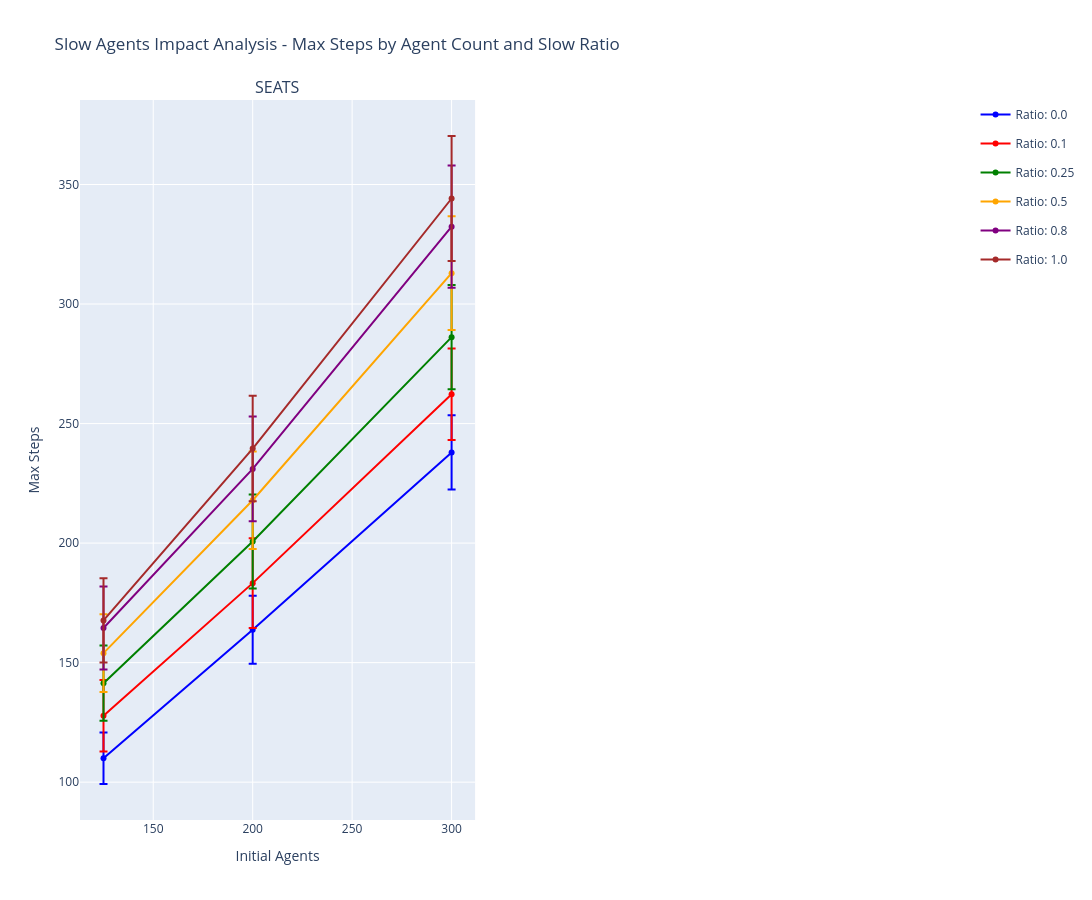

Source (notebook cell):
### Code cell
# Create subplots: one per scenario type with slow ratio comparison
num_scenarios_slow = len(scenario_types_slow)

# Calculate dimensions for subplots (2 columns, rows as needed)        # {
        #     "title": "Aggressive Agents Impact 2",
        #     "batch_params": {
        #         "width": CONFIG.width,
        #         "height": CONFIG.height,
        #         "initial_agents": [125, 200, 300],
        #         "track_last_steps": CONFIG.track_last_steps,
        #         "path_finding_algorithm": CONFIG.path_finding_algorithm,
        #         "differentiate_exits": CONFIG.differentiate_exits,
        #         "respawn_agents": CONFIG.respawn_agents,
        #         "polite_ratio": 1.0,
        #         "aggressive_ratio": [0.5, 0.8, 1.0],
        #         "slow_ratio": 0.0,
        #         "scenario_type": ["SEATS"],
        #         "n_exits": CONFIG.n_exits,
        #     }
        # },
        # {
        #     "title": "Slow Agents Impact 1",
        #     "batch_params": {
        #         "width": CONFIG.width,
        #         "height": CONFIG.height,
        #         "initial_agents": [125, 200, 300],
        #         "track_last_steps": CONFIG.track_last_steps,
        #         "path_finding_algorithm": CONFIG.path_finding_algorithm,
        #         "differentiate_exits": CONFIG.differentiate_exits,
        #         "respawn_agents": CONFIG.respawn_agents,
        #         "polite_ratio": 1.0,
        #         "aggressive_ratio": 0.0,
        #         "slow_ratio": [0.0, 0.1, 0.25],
        #         "scenario_type": ["SEATS"],
        #         "n_exits": CONFIG.n_exits,
        #     }
        # },
        # {
        #     "title": "Slow Agents Impact 2",
        #     "batch_params": {
        #         "width": CONFIG.width,
        #         "height": CONFIG.height,
        #         "initial_agents": [125, 200, 300],
        #         "track_last_steps": CONFIG.track_last_steps,
        #         "path_finding_algorithm": CONFIG.path_finding_algorithm,
        #         "differentiate_exits": CONFIG.differentiate_exits,
        #         "respawn_agents": CONFIG.respawn_agents,
        #         "polite_ratio": 1.0,
        #         "aggressive_ratio": 0.0,
        #         "slow_ratio": [0.5, 0.8, 1.0],
        #         "scenario_type": ["SEATS"],
        #         "n_exits": CONFIG.n_exits,
        #     }
        # },
num_cols = 2
num_rows = (num_scenarios_slow + num_cols - 1) // num_cols

fig = make_subplots(
    rows=num_rows, cols=num_cols,
    subplot_titles=[s.upper() for s in scenario_types_slow],
    specs=[[{} for _ in range(num_cols)] for _ in range(num_rows)]
)

# Get unique slow ratios
slow_ratios = sorted(max_steps_slow['slow_ratio'].unique())
colors = ["blue", "red", "green", "orange", "purple", "brown", "pink", "cyan", "magenta", "yellow"]

# Create a plot for each scenario
for idx, scenario in enumerate(scenario_types_slow):
    row = (idx // num_cols) + 1
    col = (idx % num_cols) + 1
    
    scenario_data = max_steps_slow[max_steps_slow['scenario_type'] == scenario]
    
    # Add a line for each slow ratio
    for ratio_idx, ratio in enumerate(slow_ratios):
        ratio_data = scenario_data[scenario_data['slow_ratio'] == ratio]
        ratio_stats = ratio_data.groupby("initial_agents")["max_steps"].agg(["mean", "std"]).reset_index()
        
        fig.add_trace(
            go.Scatter(
                x=ratio_stats["initial_agents"],
                y=ratio_stats["mean"],
                error_y=dict(type="data", array=ratio_stats["std"], visible=True),
                mode="lines+markers",
                name=f"Ratio: {ratio}",
                marker=dict(size=6),
                line=dict(width=2, color=colors[ratio_idx % len(colors)]),
                showlegend=(idx == 0),  # Show legend only for first subplot
                legendgroup=f"ratio_{ratio}",
            ),
            row=row, col=col
        )
    
    fig.update_xaxes(title_text="Initial Agents", row=row, col=col)
    fig.update_yaxes(title_text="Max Steps", row=row, col=col)

fig.update_layout(height=300*num_rows*3, width=1400, showlegend=True,
                  title_text="Slow Agents Impact Analysis - Max Steps by Agent Count and Slow Ratio")
fig.show()

### Figure 1 — Plotly figure (JSON) as saved in the notebook; plotly's stock layout.template omitted (floating-point values rounded to 4 significant figures)
{"data": [{"error_y": {"array": [10.78, 14.24, 15.58], "type": "data", "visible": true}, "legendgroup": "ratio_0.0", "line": {"color": "blue", "width": 2}, "marker": {"size": 6}, "mode": "lines+markers", "name": "Ratio: 0.0", "showlegend": true, "type": "scatter", "x": [125, 200, 300], "xaxis": "x", "y": [110.0, 163.8, 237.9], "yaxis": "y"}, {"error_y": {"array": [14.97, 18.72, 19.18], "type": "data", "visible": true}, "legendgroup": "ratio_0.1", "line": {"color": "red", "width": 2}, "marker": {"size": 6}, "mode": "lines+markers", "name": "Ratio: 0.1", "showlegend": true, "type": "scatter", "x": [125, 200, 300], "xaxis": "x", "y": [127.8, 183.3, 262.3], "yaxis": "y"}, {"error_y": {"array": [15.7, 19.67, 21.83], "type": "data", "visible": true}, "legendgroup": "ratio_0.25", "line": {"color": "green", "width": 2}, "marker": {"size": 6}, "mode": "lines+markers", "name": "Ratio: 0.25", "showlegend": true, "type": "scatter", "x": [125, 200, 300], "xaxis": "x", "y": [141.4, 200.6, 286.2], "yaxis": "y"}, {"error_y": {"array": [16.25, 20.38, 23.79], "type": "data", "visible": true}, "legendgroup": "ratio_0.5", "line": {"color": "orange", "width": 2}, "marker": {"size": 6}, "mode": "lines+markers", "name": "Ratio: 0.5", "showlegend": true, "type": "scatter", "x": [125, 200, 300], "xaxis": "x", "y": [154.0, 217.9, 312.9], "yaxis": "y"}, {"error_y": {"array": [17.37, 21.94, 25.56], "type": "data", "visible": true}, "legendgroup": "ratio_0.8", "line": {"color": "purple", "width": 2}, "marker": {"size": 6}, "mode": "lines+markers", "name": "Ratio: 0.8", "showlegend": true, "type": "scatter", "x": [125, 200, 300], "xaxis": "x", "y": [164.5, 231.0, 332.4], "yaxis": "y"}, {"error_y": {"array": [17.64, 22.07, 26.14], "type": "data", "visible": true}, "legendgroup": "ratio_1.0", "line": {"color": "brown", "width": 2}, "marker": {"size": 6}, "mode": "lines+markers", "name": "Ratio: 1.0", "showlegend": true, "type": "scatter", "x": [125, 200, 300], "xaxis": "x", "y": [167.7, 239.5, 344.1], "yaxis": "y"}], "layout": {"annotations": [{"font": {"size": 16}, "showarrow": false, "text": "SEATS", "x": 0.225, "xanchor": "center", "xref": "paper", "y": 1, "yanchor": "bottom", "yref": "paper"}], "height": 900, "showlegend": true, "title": {"text": "Slow Agents Impact Analysis - Max Steps by Agent Count and Slow Ratio"}, "width": 1400, "xaxis": {"anchor": "y", "domain": [0, 0.45], "title": {"text": "Initial Agents"}}, "xaxis2": {"anchor": "y2", "domain": [0.55, 1]}, "yaxis": {"anchor": "x", "domain": [0, 1], "title": {"text": "Max Steps"}}, "yaxis2": {"anchor": "x2", "domain": [0, 1]}}}
